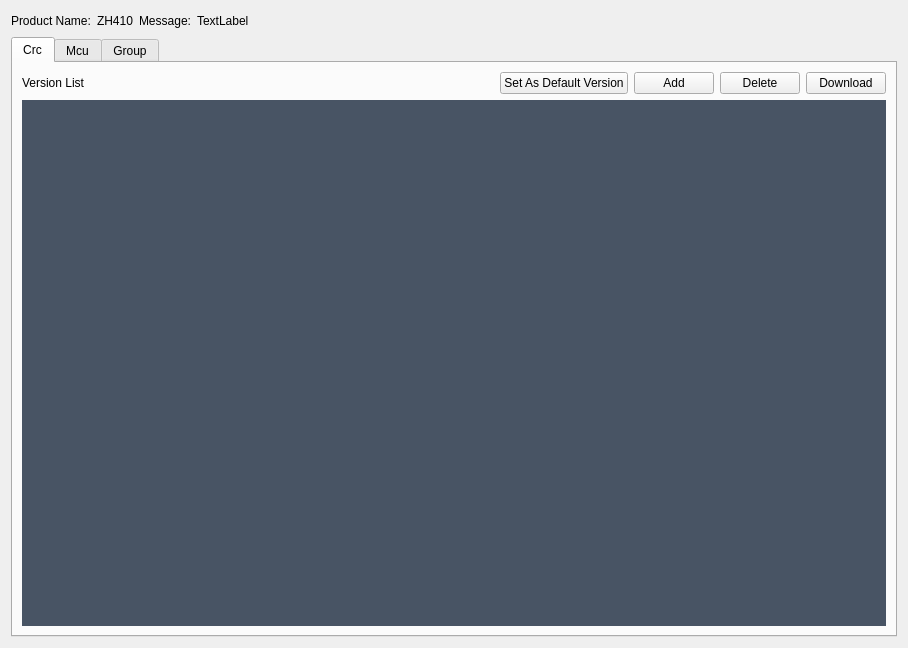
<?xml version="1.0" encoding="UTF-8"?>
<ui version="4.0">
 <class>CProductVersionInfo</class>
 <widget class="QWidget" name="CProductVersionInfo">
  <property name="geometry">
   <rect>
    <x>0</x>
    <y>0</y>
    <width>908</width>
    <height>648</height>
   </rect>
  </property>
  <property name="windowTitle">
   <string>Form</string>
  </property>
  <property name="styleSheet">
   <string notr="true">QListWidget{
	background-color:#485464;
	padding-left:1px;
	padding-right:1px;
	outline:0px;
	border:0px;
}

QListWidget::item
{
	color:#cdcfd2;
	border-radius:5px;
	margin-top:1px;
	margin-bottom:1px;
    background-color:#cdcfd2;
}

QListWidget::Item:selected{
	color:#ffffff;
	border:3px solid #8dd1f4;
	background-color:#ffffff;
}

QListWidget::item:hover
{
	color:#ffffff;
    border:3px solid #8dd1f4;
	background-color:#ffffff;
   
}

QListWidget::item::selected:active
{ 
	color:#ffffff;
    border:3px solid #8dd1f4;
	background-color:#ffffff;
}</string>
  </property>
  <layout class="QGridLayout" name="gridLayout">
   <item row="0" column="0">
    <layout class="QHBoxLayout" name="horizontalLayout_2">
     <item>
      <widget class="QLabel" name="label_2">
       <property name="minimumSize">
        <size>
         <width>0</width>
         <height>0</height>
        </size>
       </property>
       <property name="maximumSize">
        <size>
         <width>16777215</width>
         <height>16777215</height>
        </size>
       </property>
       <property name="text">
        <string>Product Name:</string>
       </property>
      </widget>
     </item>
     <item>
      <widget class="QLabel" name="ProductNameLabel">
       <property name="text">
        <string>ZH410</string>
       </property>
      </widget>
     </item>
     <item>
      <widget class="QLabel" name="label_6">
       <property name="text">
        <string>Message:</string>
       </property>
      </widget>
     </item>
     <item>
      <widget class="QLabel" name="MessageLabel">
       <property name="text">
        <string>TextLabel</string>
       </property>
      </widget>
     </item>
     <item>
      <spacer name="horizontalSpacer_4">
       <property name="orientation">
        <enum>Qt::Horizontal</enum>
       </property>
       <property name="sizeHint" stdset="0">
        <size>
         <width>40</width>
         <height>20</height>
        </size>
       </property>
      </spacer>
     </item>
    </layout>
   </item>
   <item row="1" column="0">
    <widget class="QTabWidget" name="VersionTabWidget">
     <property name="currentIndex">
      <number>0</number>
     </property>
     <widget class="QWidget" name="CrcVersionPage">
      <attribute name="title">
       <string>Crc</string>
      </attribute>
      <layout class="QGridLayout" name="gridLayout_2">
       <item row="0" column="0">
        <layout class="QHBoxLayout" name="horizontalLayout">
         <item>
          <widget class="QLabel" name="label">
           <property name="text">
            <string>Version List</string>
           </property>
          </widget>
         </item>
         <item>
          <spacer name="horizontalSpacer">
           <property name="orientation">
            <enum>Qt::Horizontal</enum>
           </property>
           <property name="sizeHint" stdset="0">
            <size>
             <width>40</width>
             <height>20</height>
            </size>
           </property>
          </spacer>
         </item>
         <item>
          <widget class="QPushButton" name="SetCrcDefaultVersionBtn">
           <property name="text">
            <string>Set As Default Version</string>
           </property>
           <property name="icon">
            <iconset resource="../images.qrc">
             <normaloff>:/images/checked.png</normaloff>:/images/checked.png</iconset>
           </property>
           <property name="iconSize">
            <size>
             <width>14</width>
             <height>14</height>
            </size>
           </property>
          </widget>
         </item>
         <item>
          <widget class="QPushButton" name="AddNewCrcVersionBtn">
           <property name="text">
            <string>Add</string>
           </property>
           <property name="icon">
            <iconset resource="../images.qrc">
             <normaloff>:/images/add_device.png</normaloff>:/images/add_device.png</iconset>
           </property>
           <property name="iconSize">
            <size>
             <width>14</width>
             <height>14</height>
            </size>
           </property>
          </widget>
         </item>
         <item>
          <widget class="QPushButton" name="DeleteSelectedCrcVersionBtn">
           <property name="text">
            <string>Delete</string>
           </property>
           <property name="icon">
            <iconset resource="../images.qrc">
             <normaloff>:/images/delete.png</normaloff>:/images/delete.png</iconset>
           </property>
           <property name="iconSize">
            <size>
             <width>14</width>
             <height>14</height>
            </size>
           </property>
          </widget>
         </item>
         <item>
          <widget class="QPushButton" name="DownloadSelectedCrcVersionBtn">
           <property name="text">
            <string>Download</string>
           </property>
           <property name="icon">
            <iconset resource="../images.qrc">
             <normaloff>:/images/download.png</normaloff>:/images/download.png</iconset>
           </property>
           <property name="iconSize">
            <size>
             <width>14</width>
             <height>14</height>
            </size>
           </property>
          </widget>
         </item>
        </layout>
       </item>
       <item row="1" column="0">
        <widget class="QListWidget" name="CrcVersionListWidget"/>
       </item>
      </layout>
     </widget>
     <widget class="QWidget" name="McuVersionPage">
      <attribute name="title">
       <string>Mcu</string>
      </attribute>
      <layout class="QGridLayout" name="gridLayout_3">
       <property name="bottomMargin">
        <number>3</number>
       </property>
       <item row="0" column="0">
        <layout class="QHBoxLayout" name="horizontalLayout_6">
         <item>
          <widget class="QLabel" name="label_13">
           <property name="minimumSize">
            <size>
             <width>160</width>
             <height>0</height>
            </size>
           </property>
           <property name="maximumSize">
            <size>
             <width>150</width>
             <height>16777215</height>
            </size>
           </property>
           <property name="text">
            <string>MCU Type Name:</string>
           </property>
          </widget>
         </item>
         <item>
          <widget class="QComboBox" name="McuTypeNameCmBox">
           <property name="sizePolicy">
            <sizepolicy hsizetype="Expanding" vsizetype="Fixed">
             <horstretch>0</horstretch>
             <verstretch>0</verstretch>
            </sizepolicy>
           </property>
          </widget>
         </item>
         <item>
          <widget class="QPushButton" name="AddMcuTypeBtn">
           <property name="maximumSize">
            <size>
             <width>100</width>
             <height>16777215</height>
            </size>
           </property>
           <property name="text">
            <string>Add MCU Type</string>
           </property>
           <property name="icon">
            <iconset resource="../images.qrc">
             <normaloff>:/images/add_mcu.png</normaloff>:/images/add_mcu.png</iconset>
           </property>
           <property name="iconSize">
            <size>
             <width>14</width>
             <height>14</height>
            </size>
           </property>
          </widget>
         </item>
         <item>
          <widget class="QPushButton" name="RemoveMcuTypeBtn">
           <property name="text">
            <string>Remove MCU Type</string>
           </property>
           <property name="icon">
            <iconset resource="../images.qrc">
             <normaloff>:/images/delete_mcu.png</normaloff>:/images/delete_mcu.png</iconset>
           </property>
           <property name="iconSize">
            <size>
             <width>14</width>
             <height>14</height>
            </size>
           </property>
          </widget>
         </item>
        </layout>
       </item>
       <item row="1" column="0">
        <widget class="QWidget" name="McuWidget" native="true">
         <layout class="QGridLayout" name="gridLayout_4">
          <property name="leftMargin">
           <number>0</number>
          </property>
          <property name="topMargin">
           <number>0</number>
          </property>
          <property name="rightMargin">
           <number>0</number>
          </property>
          <property name="bottomMargin">
           <number>0</number>
          </property>
          <item row="0" column="0">
           <layout class="QHBoxLayout" name="horizontalLayout_3">
            <item>
             <widget class="QLabel" name="label_3">
              <property name="text">
               <string>Version List</string>
              </property>
             </widget>
            </item>
            <item>
             <spacer name="horizontalSpacer_2">
              <property name="orientation">
               <enum>Qt::Horizontal</enum>
              </property>
              <property name="sizeHint" stdset="0">
               <size>
                <width>40</width>
                <height>20</height>
               </size>
              </property>
             </spacer>
            </item>
            <item>
             <widget class="QPushButton" name="SetMcuDefaultVersionBtn">
              <property name="text">
               <string>Set As Default Version</string>
              </property>
              <property name="icon">
               <iconset resource="../images.qrc">
                <normaloff>:/images/checked.png</normaloff>:/images/checked.png</iconset>
              </property>
              <property name="iconSize">
               <size>
                <width>14</width>
                <height>14</height>
               </size>
              </property>
             </widget>
            </item>
            <item>
             <widget class="QPushButton" name="AddNewMcuVersionBtn">
              <property name="text">
               <string>Add</string>
              </property>
              <property name="icon">
               <iconset resource="../images.qrc">
                <normaloff>:/images/add_device.png</normaloff>:/images/add_device.png</iconset>
              </property>
              <property name="iconSize">
               <size>
                <width>14</width>
                <height>14</height>
               </size>
              </property>
             </widget>
            </item>
            <item>
             <widget class="QPushButton" name="DeleteSelectedMcuVersionBtn">
              <property name="text">
               <string>Delete</string>
              </property>
              <property name="icon">
               <iconset resource="../images.qrc">
                <normaloff>:/images/delete.png</normaloff>:/images/delete.png</iconset>
              </property>
              <property name="iconSize">
               <size>
                <width>14</width>
                <height>14</height>
               </size>
              </property>
             </widget>
            </item>
            <item>
             <widget class="QPushButton" name="DownloadSelectedMcuVersionBtn">
              <property name="text">
               <string>Download</string>
              </property>
              <property name="icon">
               <iconset resource="../images.qrc">
                <normaloff>:/images/download.png</normaloff>:/images/download.png</iconset>
              </property>
              <property name="iconSize">
               <size>
                <width>14</width>
                <height>14</height>
               </size>
              </property>
             </widget>
            </item>
           </layout>
          </item>
          <item row="1" column="0">
           <widget class="QListWidget" name="McuVersionListWidget">
            <property name="sizePolicy">
             <sizepolicy hsizetype="Expanding" vsizetype="Expanding">
              <horstretch>0</horstretch>
              <verstretch>0</verstretch>
             </sizepolicy>
            </property>
           </widget>
          </item>
         </layout>
        </widget>
       </item>
      </layout>
     </widget>
     <widget class="QWidget" name="GroupFilePage">
      <attribute name="title">
       <string>Group</string>
      </attribute>
      <layout class="QGridLayout" name="gridLayout_5">
       <item row="0" column="0">
        <layout class="QHBoxLayout" name="horizontalLayout_4">
         <item>
          <widget class="QLabel" name="label_5">
           <property name="text">
            <string>Group List</string>
           </property>
          </widget>
         </item>
         <item>
          <spacer name="horizontalSpacer_3">
           <property name="orientation">
            <enum>Qt::Horizontal</enum>
           </property>
           <property name="sizeHint" stdset="0">
            <size>
             <width>40</width>
             <height>20</height>
            </size>
           </property>
          </spacer>
         </item>
         <item>
          <widget class="QPushButton" name="SetGroupFileDefaultBtn">
           <property name="text">
            <string>Set As Default Group</string>
           </property>
           <property name="icon">
            <iconset resource="../images.qrc">
             <normaloff>:/images/checked.png</normaloff>:/images/checked.png</iconset>
           </property>
           <property name="iconSize">
            <size>
             <width>14</width>
             <height>14</height>
            </size>
           </property>
          </widget>
         </item>
         <item>
          <widget class="QPushButton" name="AddGroupFileBtn">
           <property name="text">
            <string>Add Group</string>
           </property>
           <property name="icon">
            <iconset resource="../images.qrc">
             <normaloff>:/images/add_device.png</normaloff>:/images/add_device.png</iconset>
           </property>
           <property name="iconSize">
            <size>
             <width>14</width>
             <height>14</height>
            </size>
           </property>
          </widget>
         </item>
         <item>
          <widget class="QPushButton" name="DeleteSelectedGroupFileBtn">
           <property name="text">
            <string>Delete Group</string>
           </property>
           <property name="icon">
            <iconset resource="../images.qrc">
             <normaloff>:/images/delete.png</normaloff>:/images/delete.png</iconset>
           </property>
           <property name="iconSize">
            <size>
             <width>14</width>
             <height>14</height>
            </size>
           </property>
          </widget>
         </item>
         <item>
          <widget class="QPushButton" name="DownloadSelectedGroupFileBtn">
           <property name="text">
            <string>Download</string>
           </property>
           <property name="icon">
            <iconset resource="../images.qrc">
             <normaloff>:/images/download.png</normaloff>:/images/download.png</iconset>
           </property>
           <property name="iconSize">
            <size>
             <width>14</width>
             <height>14</height>
            </size>
           </property>
          </widget>
         </item>
         <item>
          <widget class="Line" name="line">
           <property name="orientation">
            <enum>Qt::Vertical</enum>
           </property>
          </widget>
         </item>
         <item>
          <widget class="QPushButton" name="AddFileBtn">
           <property name="text">
            <string>Add File</string>
           </property>
           <property name="icon">
            <iconset resource="../images.qrc">
             <normaloff>:/images/add_mcu.png</normaloff>:/images/add_mcu.png</iconset>
           </property>
           <property name="iconSize">
            <size>
             <width>14</width>
             <height>14</height>
            </size>
           </property>
          </widget>
         </item>
         <item>
          <widget class="QPushButton" name="RemoveFileBtn">
           <property name="text">
            <string>Remove File</string>
           </property>
           <property name="icon">
            <iconset resource="../images.qrc">
             <normaloff>:/images/delete_mcu.png</normaloff>:/images/delete_mcu.png</iconset>
           </property>
           <property name="iconSize">
            <size>
             <width>14</width>
             <height>14</height>
            </size>
           </property>
          </widget>
         </item>
        </layout>
       </item>
       <item row="1" column="0">
        <layout class="QHBoxLayout" name="horizontalLayout_5" stretch="7,3">
         <item>
          <widget class="QListWidget" name="GroupFileListWidget">
           <property name="sizePolicy">
            <sizepolicy hsizetype="Expanding" vsizetype="Expanding">
             <horstretch>0</horstretch>
             <verstretch>0</verstretch>
            </sizepolicy>
           </property>
          </widget>
         </item>
         <item>
          <widget class="QListWidget" name="FileListWidget">
           <property name="selectionMode">
            <enum>QAbstractItemView::ExtendedSelection</enum>
           </property>
          </widget>
         </item>
        </layout>
       </item>
      </layout>
     </widget>
    </widget>
   </item>
  </layout>
 </widget>
 <resources>
  <include location="../images.qrc"/>
 </resources>
 <connections/>
</ui>
